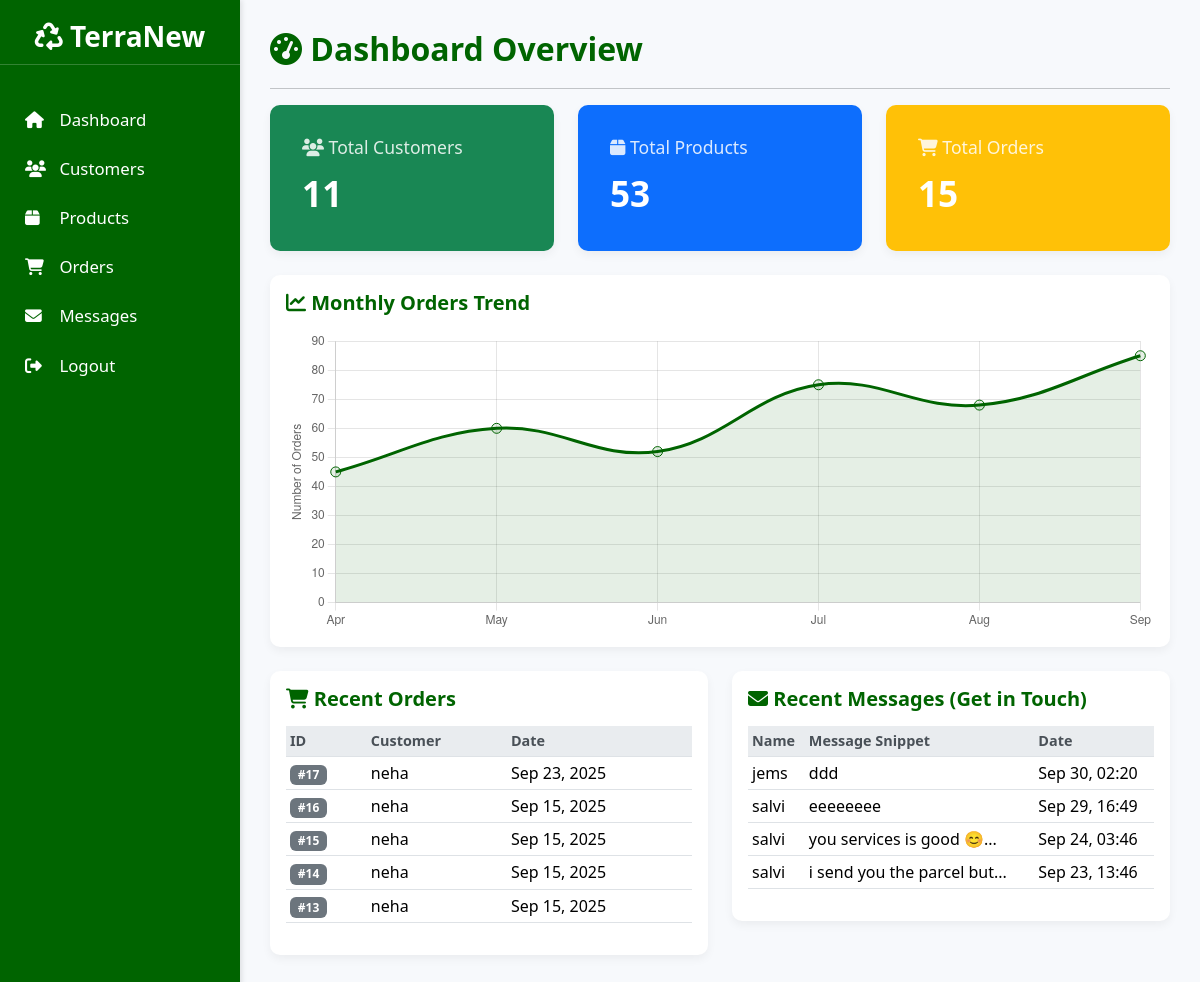
Screenshot of /admin/admin_dashboard.php (signed in) with the database file from the repository.
### tables this page shows
CREATE TABLE `orders_new` (
  `id` int(11) NOT NULL,
  `customer_id` int(11) NOT NULL,
  `product_id` int(11) NOT NULL,
  `quantity` int(11) NOT NULL,
  `total_price` decimal(10,2) NOT NULL,
  `payment_method` varchar(50) DEFAULT NULL,
  `status` varchar(50) DEFAULT 'Pending',
  `created_at` timestamp NOT NULL DEFAULT CURRENT_TIMESTAMP
);

CREATE TABLE `customers` (
  `id` int(11) NOT NULL,
  `fullname` varchar(150) NOT NULL,
  `email` varchar(150) NOT NULL,
  `password` varchar(255) NOT NULL,
  `phone` varchar(30) DEFAULT NULL,
  `wallet` decimal(10,2) NOT NULL DEFAULT '0.00',
  `status` enum('active','inactive') NOT NULL DEFAULT 'active',
  `wallet_balance` decimal(10,2) NOT NULL DEFAULT '0.00'
);

CREATE TABLE `get_in_touch` (
  `id` int(11) NOT NULL,
  `name` varchar(100) DEFAULT NULL,
  `email` varchar(100) DEFAULT NULL,
  `message` text,
  `created_at` timestamp NOT NULL DEFAULT CURRENT_TIMESTAMP
);

### admin/admin_dashboard.php (the view, shortened to what this page needs)
<?php
include "config.php";
function get_count($con, $table, $where = "1") {
    $sql = "SELECT COUNT(*) AS count FROM $table WHERE $where";
    $res = mysqli_query($con, $sql);
    $row = mysqli_fetch_assoc($res);
    return $row['count'] ?? 0;
}
$monthly_orders_data = [
    'labels' => ['Apr', 'May', 'Jun', 'Jul', 'Aug', 'Sep'],
    'data' => [45, 60, 52, 75, 68, 85]
];
$total_customers  = get_count($con, 'customers');
$total_products   = get_count($con, 'recycled_products');
$total_orders     = get_count($con, 'orders_new');
$orders_sql = "SELECT o.id, o.created_at, c.fullname AS customer_name
               FROM orders_new o
               JOIN customers c ON o.customer_id = c.id
               ORDER BY o.created_at DESC LIMIT 5";
$orders = mysqli_query($con, $orders_sql);
$msgs_sql = "SELECT name, email, message, created_at FROM get_in_touch ORDER BY created_at DESC LIMIT 5";
$msgs = mysqli_query($con, $msgs_sql);
?>
<!DOCTYPE html>
<html lang="en">
<head>
<link href="https://cdn.jsdelivr.net/npm/bootstrap@5.3.3/dist/css/bootstrap.min.css" rel="stylesheet">
<link href="https://cdnjs.cloudflare.com/ajax/libs/font-awesome/6.5.0/css/all.min.css" rel="stylesheet">
</head>
<body>
<div class="sidebar">
<h3 class="text-center mb-4"><i class="fa-solid fa-recycle"></i> TerraNew</h3>
<a href="admin_dashboard.php"><i class="fa fa-home"></i> Dashboard</a>
<a href="customers.php"><i class="fa fa-users"></i> Customers</a>
<a href="products.php"><i class="fa fa-box"></i> Products</a>
<a href="orders.php"><i class="fa fa-shopping-cart"></i> Orders</a>
<a href="contact_messages.php"><i class="fa fa-envelope"></i> Messages</a>
<a href="logout.php"><i class="fa fa-sign-out-alt"></i> Logout</a>
</div>
<div class="content">
<h2><i class="fa fa-tachometer-alt"></i> Dashboard Overview</h2>
<hr>
<div class="row g-4 mb-4">
    <div class="col-md-4">
        <div class="card text-white bg-success p-3 card-stat">
            <div class="card-body">
                <h5 class="card-title"><i class="fa fa-users"></i> Total Customers</h5>
                <p class="card-text fs-4"><?php echo $total_customers; ?></p>
            </div>
        </div>
    </div>
    <div class="col-md-4">
        <div class="card text-white bg-primary p-3 card-stat">
            <div class="card-body">
                <h5 class="card-title"><i class="fa fa-box"></i> Total Products</h5>
                <p class="card-text fs-4"><?php echo $total_products; ?></p>
            </div>
        </div>
    </div>
    <div class="col-md-4">
        <div class="card text-white bg-warning p-3 card-stat">
            <div class="card-body">
                <h5 class="card-title"><i class="fa fa-shopping-cart"></i> Total Orders</h5>
                <p class="card-text fs-4"><?php echo $total_orders; ?></p>
            </div>
        </div>
    </div>
</div>
<div class="row g-4 mb-4">
    <div class="col-12">
        <div class="card card-table p-3">
            <h5 class="mb-3"><i class="fa fa-chart-line"></i> Monthly Orders Trend</h5>
            <div class="chart-container" style="height:300px;">
                <canvas id="monthlyOrdersChart"></canvas>
            </div>
        </div>
    </div>
</div>
<div class="row g-4">
    <div class="col-md-6">
        <div class="card card-table mb-4 p-3">
            <h5><i class="fa fa-shopping-cart"></i> Recent Orders</h5>
            <table class="table table-sm table-hover">
                <thead>
                    <tr>
                        <th>ID</th>
                        <th>Customer</th>
                        <th>Date</th>
                    </tr>
                </thead>
                <tbody>
                    <?php
                    if (isset($orders_error)) {
                        echo "<tr><td colspan='3' class='text-center text-danger'>Query Failed: {$orders_error}</td></tr>";
                    } elseif ($orders && mysqli_num_rows($orders) > 0) {
                        while ($ord = mysqli_fetch_assoc($orders)) {
                            $date = date('M d, Y', strtotime($ord['created_at']));
                            echo "<tr>
                                    <td><span class='badge bg-secondary'>#{$ord['id']}</span></td>
                                    <td>" . htmlspecialchars($ord['customer_name']) . "</td>
                                    <td>{$date}</td>
                                </tr>";
                        }
                    } else {
                        echo "<tr><td colspan='3' class='text-center text-muted'>No recent orders found.</td></tr>";
                    }
                    ?>
                </tbody>
            </table>
        </div>
    </div>
    <div class="col-md-6">
        <div class="card card-table mb-4 p-3">
            <h5><i class="fa fa-envelope"></i> Recent Messages (Get in Touch)</h5>
            <table class="table table-sm table-hover">
                <thead>
                    <tr>
                        <th>Name</th>
                        <th>Message Snippet</th>
                        <th>Date</th>
                    </tr>
                </thead>
                <tbody>
                    <?php
                    if (isset($msgs_error)) {
                         echo "<tr><td colspan='3' class='text-center text-danger'>Query Failed: {$msgs_error}</td></tr>";
                    } elseif ($msgs && mysqli_num_rows($msgs) > 0) {
                        while ($msg = mysqli_fetch_assoc($msgs)) {
                            $msg_snippet = isset($msg['message']) && !empty($msg['message'])
                                   ? (strlen($msg['message']) > 25 ? substr($msg['message'], 0, 25) . '...' : htmlspecialchars($msg['message']))
                                   : 'No message content';
                            $date = date('M d, H:i', strtotime($msg['created_at']));
                            echo "<tr>
                                    <td>" . htmlspecialchars($msg['name']) . "</td>
                                    <td>{$msg_snippet}</td>
                                    <td>{$date}</td>
                                </tr>";
                        }
                    } else {
                        echo "<tr><td colspan='3' class='text-center text-muted'>No recent messages found.</td></tr>";
                    }
                    ?>
                </tbody>
            </table>
        </div>
    </div>
</div>
<script>
document.addEventListener('DOMContentLoaded', function() {
    // PHP variables are converted to JavaScript here
    const chartLabels = <?php echo json_encode($monthly_orders_data['labels']); ?>;
    const chartData = <?php echo json_encode($monthly_orders_data['data']); ?>;
    const ctx = document.getElementById('monthlyOrdersChart').getContext('2d');
    new Chart(ctx, {
        type: 'line',
        data: {
            labels: chartLabels,
            datasets: [{
                label: 'Orders',
                data: chartData,
                borderColor: '#006400', // Dark Green
                backgroundColor: 'rgba(0, 100, 0, 0.1)', // Light Green fill
                tension: 0.4, // Smooth curve
                fill: true,
                pointRadius: 5,
                pointHoverRadius: 7
            }]
        },
        options: {
            responsive: true,
            maintainAspectRatio: false,
            scales: {
                y: {
                    beginAtZero: true,
                    title: {
                        display: true,
                        text: 'Number of Orders'
                    }
                }
            },
            plugins: {
                legend: {
                    display: false
                },
                title: {
                    display: false,
                }
            }
        }
    });
});
</script>
</body>
</html>

### admin/admin_dashboard.php (style rules this page uses)
:root { --tn-primary-green: #006400; --tn-light-green: #38a832; --tn-bg-color: #f7f9fc; --tn-card-shadow: 0 4px 10px rgba(0, 0, 0, 0.05); }
body { background: var(--tn-bg-color); font-family: 'Segoe UI', Tahoma, Geneva, Verdana, sans-serif; }
.sidebar { position: fixed; left: 0; top: 0; height: 100%; width: 240px; background: var(--tn-primary-green); color: #fff; padding-top: 20px; box-shadow: 2px 0 5px rgba(0, 0, 0, 0.1); z-index: 1000; }
.sidebar h3 { font-weight: 700; margin-bottom: 30px !important; padding-bottom: 10px; border-bottom: 1px solid rgba(255, 255, 255, 0.2); }
.sidebar a { display: block; padding: 12px 25px; color: #fff; text-decoration: none; font-size: 1.05rem; transition: background 0.3s, padding-left 0.3s; }
.sidebar a i { margin-right: 10px; width: 20px; }
.content { margin-left: 240px; padding: 30px; }
h2 { color: var(--tn-primary-green); font-weight: 600; margin-bottom: 20px; }
.card { border-radius: 10px; border: none; box-shadow: var(--tn-card-shadow); transition: transform 0.3s; background-color: white; }
.card-stat { min-height: 120px; }
.card-body h5 { font-size: 1.1rem; opacity: 0.85; }
.card-body .fs-4 { font-size: 2.2rem !important; font-weight: 700; }
.card-table h5 { color: var(--tn-primary-green); margin-bottom: 15px; font-weight: 600; }
.table thead th { background-color: #e9ecef; color: #495057; font-size: 0.9rem; font-weight: 600; }

### rows the page displays
orders_new: id "17", customer.fullname "neha", created_at "Sep 23, 2025"
orders_new: id "16", customer.fullname "neha", created_at "Sep 15, 2025"
orders_new: id "15", customer.fullname "neha", created_at "Sep 15, 2025"
orders_new: id "14", customer.fullname "neha", created_at "Sep 15, 2025"
orders_new: id "13", customer.fullname "neha", created_at "Sep 15, 2025"
get_in_touch: name "jems", message "ddd", created_at "Sep 30, 02:20"
get_in_touch: name "salvi", message "eeeeeeee", created_at "Sep 29, 16:49"
get_in_touch: name "salvi", message "you services is good 😊...", created_at "Sep 24, 03:46"
get_in_touch: name "salvi", message "i send you the parcel but...", created_at "Sep 23, 13:46"

### other values shown
$total_customers "11"
$total_products "53"
$total_orders "15"
chart data {{ json_encode($monthly_orders_data['labels']) }} ["Apr","May","Jun","Jul","Aug","Sep"]
chart data {{ json_encode($monthly_orders_data['data']) }} [45,60,52,75,68,85]
